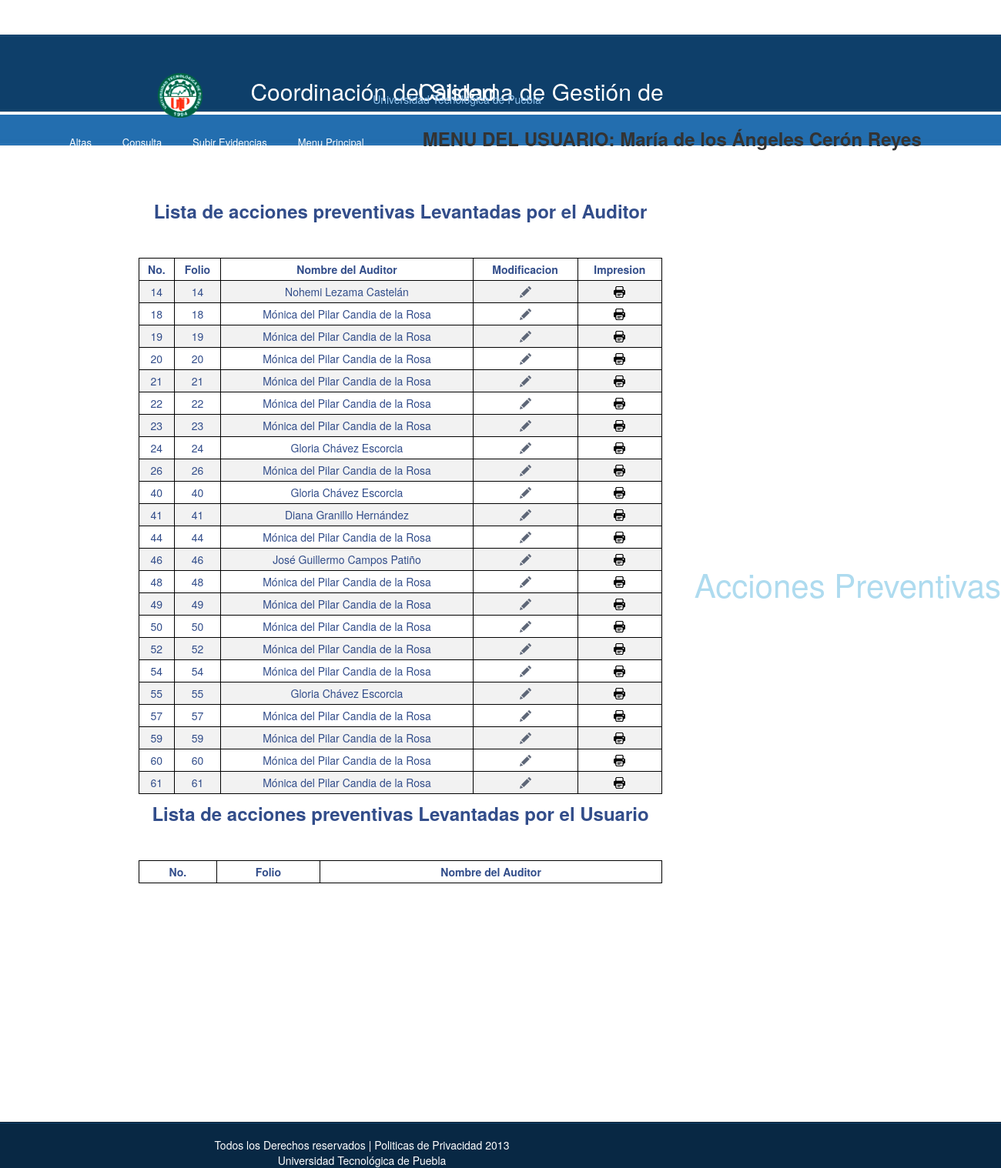
The app's page /consultapreusu1.php with its own data.
### tables this page shows
CREATE TABLE `areas1` (
  `idarea` int(5) NOT NULL auto_increment,
  `clave` varchar(3) NOT NULL,
  `nomarea` varchar(80) NOT NULL,
  `nomcal` varchar(60) NOT NULL,
  `titu` varchar(60) NOT NULL,
  `usuauditor` varchar(10) NOT NULL,
  `passauditor` varchar(10) NOT NULL,
  `usuusu` varchar(10) NOT NULL,
  `passusu` varchar(10) NOT NULL,
  PRIMARY KEY  (`idarea`)
);

CREATE TABLE `app` (
  `idac` int(5) NOT NULL auto_increment,
  `conforme` varchar(900) NOT NULL,
  `folio` varchar(10) NOT NULL,
  `dete` varchar(20) NOT NULL,
  `dete1` varchar(20) NOT NULL,
  `dete2` varchar(20) NOT NULL,
  `dete3` varchar(20) NOT NULL,
  `dete4` varchar(20) NOT NULL,
  `otra` varchar(25) default NULL,
  `fechanoti` date NOT NULL,
  `area` varchar(60) NOT NULL,
  `auditor` varchar(50) NOT NULL,
  `nombreno` varchar(50) NOT NULL,
  `nombreres` varchar(50) NOT NULL,
  `nombre` varchar(50) NOT NULL,
  `accionin` varchar(300) NOT NULL,
  `resultado` varchar(300) NOT NULL,
  `accion1` varchar(200) default NULL,
  `res1` varchar(30) NOT NULL,
  `fecha1` date NOT NULL,
  `accion2` varchar(200) default NULL,
  `res2` varchar(30) NOT NULL,
  `fecha2` date NOT NULL,
  `accion3` varchar(200) default NULL,
  `res3` varchar(30) NOT NULL,
  `fecha3` date NOT NULL,
  `accion4` varchar(200) default NULL,
  `res4` varchar(30) NOT NULL,
  `fecha4` date NOT NULL,
  `accion5` varchar(200) default NULL,
  `res5` varchar(30) NOT NULL,
  `fecha5` date NOT NULL,
  `porque1` varchar(200) NOT NULL,
  `porque2` varchar(200) NOT NULL,
  `porque3` varchar(200) NOT NULL,
  `porque4` varchar(200) NOT NULL,
  `porque5` varchar(200) NOT NULL,
  `otratec` varchar(1500) default NULL,
  `causa1` varchar(60) default NULL,
  `causa2` varchar(60) default NULL,
  `causa3` varchar(60) default NULL,
  `causa4` varchar(60) default NULL,
  `causa5` varchar(60) default NULL,
  `causa6` varchar(60) default NULL,
  `subcausa1` varchar(100) NOT NULL,
  `subcausa2` varchar(100) NOT NULL,
  `subcausa3` varchar(100) NOT NULL,
  `subcausa4` varchar(100) NOT NULL,
  `subcausa5` varchar(100) NOT NULL,
  `subcausa6` varchar(100) NOT NULL,
  `efecto` varchar(100) default NULL,
  `tipo` varchar(3) NOT NULL,
  `efectivo` varchar(200) NOT NULL,
  `auditorarea` varchar(50) NOT NULL,
  `fechaarea` date NOT NULL,
  `veriefectivo` varchar(200) NOT NULL,
  `auditorveri` varchar(50) NOT NULL,
  `fechaveri` date NOT NULL,
  `var1` varchar(10) NOT NULL,
  `var2` varchar(10) NOT NULL,
  `area1` varchar(60) default NULL,
  `area2` varchar(60) default NULL,
  `area3` varchar(60) default NULL,
  `nombreres1` varchar(50) default NULL,
  `nombreres2` varchar(50) default NULL,
  `nombreres3` varchar(50) default NULL,
  `cancel` varchar(3) default NULL,
  PRIMARY KEY  (`idac`)
);

### consultapreusu1.php (the view, shortened to what this page needs)
<!DOCTYPE html PUBLIC "-//W3C//DTD XHTML 1.0 Transitional//EN" "http://www.w3.org/TR/xhtml1/DTD/xhtml1-transitional.dtd">
<html xmlns="http://www.w3.org/1999/xhtml">
<head>
<link href="templatemoo_style.css" rel="stylesheet" type="text/css" />
<link href="css/main.css" rel="stylesheet" type="text/css">
</head>
<body>
<div id="templatemo_top_bar">
</div>
<div id="templatemo_banner_bar_wrapper">
	<div id="templatemo_banner_bar">
    	<h1>
<?php
include('arriba.php')
?>
        </h1>
    </div>
</div>
<div id="templatemo_menu_wrapper">
	<div id="templatemo_menu">
    	<ul>
<?php
include('menuspreventivausu.php');
?>
        </ul>
    </div>
</div>
<div id="templatemo_content">
	<div id="main_column">
    	<div class="section_w500">
             <center><h3><font color=#324D8A>Lista de acciones preventivas Levantadas por el Auditor</h3><br><br>
             <center><table width="40%" border="1px" bordercolor="black">
              <tr>
              <td bgcolor=#ffffff align="center"><b>No.</td>
              <td bgcolor=#ffffff align="center"><b>Folio</td>
              <td bgcolor=#ffffff align="center"><b>Nombre del Auditor</td>
              <td bgcolor=#ffffff align="center"><b>Modificacion</td>
              <td bgcolor=#ffffff align="center"><b>Impresion</td>
              </tr>
              <?php
include('conecta.php');
				$consulta1=mysql_query("SELECT * FROM areas1 WHERE passusu='$var2'",$link);
				while($row=mysql_fetch_array($consulta1))
				{
                                  $nomarea=$row['nomarea'];
                                  $x=1;
                                 }
if($x==1)
{
				$consulta=mysql_query("SELECT * FROM app WHERE area='$nomarea' or area1='$nomarea' or area2='$nomarea' or area3='$nomarea'",$link);
				while($row=mysql_fetch_array($consulta))
				{
?>
                             <td><?php echo $row[0]?></td>
		<td><?php echo $row[2]?></td>
		<td><?php echo $row[11]?></td>
<?php
		echo '<td align=center>';
	        echo '<center><img src="imagenes/actions-edit.png" onclick="editar('.$row['idac'].')"/>  ';
		echo '<td align=center>';
		echo '<center><img src="im.jpg" onclick="imprime('.$row['idac'].')"/>';
		echo '</td>';
				}
				echo "</table>";
				?>
             <center><h3>Lista de acciones preventivas Levantadas por el Usuario</h3><br><br>
             <center><table width="40%" border="1px" bordercolor="black">
              <tr>
              <td bgcolor=#ffffff align="center"><b>No.</td>
              <td bgcolor=#ffffff align="center"><b>Folio</td>
              <td bgcolor=#ffffff align="center"><b>Nombre del Auditor</td>
              </tr>
              <?php
				echo "</table>";
                                echo "</div>";
        echo "</div>";
}
else
{
echo "Usuario o Contraseña Incorrecta";
}
?>
          <div class="margin_bottom_20"></div>
      </div>
  <div class="side_column_w200">
    </div>
    <div class="side_column_w200">
            </div>
<div id="templatemo_footer_wrapper">
        <div class="margin_bottom_20"></div>
        <div class="section_w940"><font color=white>
        	<?php
			include('derechos.php')
                ?>
        </div>
	</div>
</body>
</html>
<link type="text/css" href="bootstrap.min.css" rel="stylesheet">

### menuspreventivausu.php (shortened to what this page needs)
<?php
$var2=$_SESSION['clave'];
include('conecta.php');
$consultaa=mysql_query("SELECT * FROM areas1 where passusu='$var2'",$link);
				while($row=mysql_fetch_array($consultaa))
				{
					$nomcal=$row['nomcal'];
                                                            }
?>
<ul>
      <li><font size=2><a href=preventivausu.php>Altas</li></a></font>
      <li><font size=2><a href=consultapreusu1.php>Consulta</li></a></font>
      <li><font size=2><a href=formato_productos1.php>Subir Evidencias</li></a></font>
      <li><a href=menu1.php><font size=2>Menu Principal</font></a>
<li></li>
<li><b><h3>MENU DEL USUARIO:  <?php echo $nomcal; ?></h3></b></li>
</ul>

### templatemoo_style.css (style rules this page uses)
body { margin: 0; padding: 0; line-height: 1.5em; font-family: Arial, Helvetica, sans-serif; font-size: 12px; color: #e4edf5; }
a:link, a:visited { color: #ffffff; }
img { margin: 0px; padding: 0px; border: none; }
.margin_bottom_20 { clear: both; width: 100%; height: 20px; font-size: 1px; }
h1 { margin: 0px; padding: 10px 0; font-size: 34px; color: #ffffff; font-weight: normal; }
h3 { margin: 0 0 10px 0; padding: 0 0 5px 0; font-size: 20px; color: #ffffff; font-weight: normal; border-bottom: 1px dotted #ffffff; }
#templatemo_top_bar { clear: both; width: 940px; height: 45px; padding: 5px 20px 0 20px;; margin-left:10px; }
#templatemo_banner_bar_wrapper { clear: both; width: 100%; height: 100px; margin: 0 auto; background: url(images/templatemo_banner.jpg) repeat-x; }
#templatemo_banner_bar { width: 940px; height: 80px; margin: 0 auto; padding: 20px 20px 0 20px; }
#templatemo_menu_wrapper { clear: both; width: 100%; height: 60px; margin: 0 auto; background: url(images/templatemo_menu_bg_repeat.jpg) repeat-x; }
#templatemo_menu { width: 1240px; height: 60px; margin: 0 auto; padding: 0 20px; margin-left: 50px; margin-top: 4px; }
ul { text-align: left; display: inline; margin: 0; padding: 15px 4px 17px 0; list-style: none; }
ul li { display: inline-block; margin-right: -4px; position: relative; padding: 15px 20px; margin-top: -9px; cursor: pointer; -webkit-transition: all 0.2s; -moz-transition: all 0.2s; -ms-transition: all 0.2s; -o-transition: all 0.2s; transition: all 0.2s; }
#templatemo_content { clear: both; width: 450px; padding: 40px 20px 0 20px; margin: 0 auto; }
#main_column { float: left; width: 500px; margin-right: 40px; }
.section_w500 { clear: both; margin-bottom: 260px; margin-left: -350px; }
.side_column_w200 { float: left; color: #e4e4e4; width: 160px; padding: 0px 20px; }
#templatemo_footer_wrapper { clear: both; width: 100%; margin: 0 auto; background: #082844 url(images/templatemo_footer_top_border.jpg) top repeat-x; }
.section_w940 { text-align: center; width: 940px; }

### css/main.css (style rules this page uses)
H1 { font-size: 12pt; font-weight: bold; color: #0066CC; }

### anunciopreventiva.php (style rules this page uses)
body:after { content: "Acciones Preventivas"; font-size: 3em; color: rgba(52, 166, 214, 0.4); z-index: 9999; display: flex; align-items: center; justify-content: center; position: fixed; top: 0; right: 0; bottom: 0; left: 5; -webkit-pointer-events: none; -moz-pointer-events: none; -ms-pointer-events: none; -o-pointer-events: none; pointer-events: none; -webkit-user-select: none; -moz-user-select: none; -ms-user-select: none; -o-user-select: none; user-select: none; }

### consultapreusu1.php (style rules this page uses)
table { border-collapse: collapse; width: 80%; }
th, td { text-align: center; padding: 4px; }

### records on screen
areas1: nomcal "María de los Ángeles Cerón Reyes"
app: idac "14", folio "14", auditor "Nohemi Lezama Castelán"
app: idac "18", folio "18", auditor "Mónica del Pilar Candia de la Rosa"
app: idac "19", folio "19", auditor "Mónica del Pilar Candia de la Rosa"
app: idac "20", folio "20", auditor "Mónica del Pilar Candia de la Rosa"
app: idac "21", folio "21", auditor "Mónica del Pilar Candia de la Rosa"
app: idac "22", folio "22", auditor "Mónica del Pilar Candia de la Rosa"
app: idac "23", folio "23", auditor "Mónica del Pilar Candia de la Rosa"
app: idac "24", folio "24", auditor "Gloria Chávez Escorcia"
app: idac "26", folio "26", auditor "Mónica del Pilar Candia de la Rosa"
app: idac "40", folio "40", auditor "Gloria Chávez Escorcia"
app: idac "41", folio "41", auditor "Diana Granillo Hernández"
app: idac "44", folio "44", auditor "Mónica del Pilar Candia de la Rosa"
app: idac "46", folio "46", auditor "José Guillermo Campos Patiño"
app: idac "48", folio "48", auditor "Mónica del Pilar Candia de la Rosa"
app: idac "49", folio "49", auditor "Mónica del Pilar Candia de la Rosa"
app: idac "50", folio "50", auditor "Mónica del Pilar Candia de la Rosa"
app: idac "52", folio "52", auditor "Mónica del Pilar Candia de la Rosa"
app: idac "54", folio "54", auditor "Mónica del Pilar Candia de la Rosa"
app: idac "55", folio "55", auditor "Gloria Chávez Escorcia"
app: idac "57", folio "57", auditor "Mónica del Pilar Candia de la Rosa"
app: idac "59", folio "59", auditor "Mónica del Pilar Candia de la Rosa"
app: idac "60", folio "60", auditor "Mónica del Pilar Candia de la Rosa"
app: idac "61", folio "61", auditor "Mónica del Pilar Candia de la Rosa"
